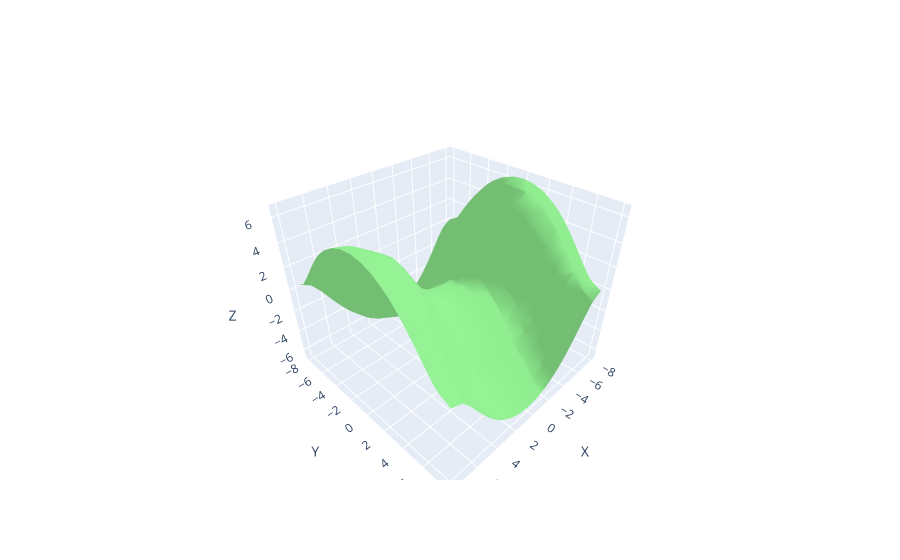

The notebook cell saved with this chart:
### Code cell
fig = new_fig()

# Ajouter la surface à la figure
fig.add_trace(go.Mesh3d(
    x=vertices[:, 0],
    y=vertices[:, 1],
    z=vertices[:, 2],
    i=faces[:, 0],
    j=faces[:, 1],
    k=faces[:, 2],
    color='lightgreen'
))

fig.show()

### Figure 1 — Plotly figure (JSON) as saved in the notebook; plotly's stock layout.template omitted (floating-point values rounded to 4 significant figures; data arrays with more than 128 entries replaced by an {"elided": "..."} marker saying what was removed)
{"data": [{"color": "lightgreen", "i": {"elided": "1424 int values"}, "j": {"elided": "1424 int values"}, "k": {"elided": "1424 int values"}, "type": "mesh3d", "x": {"elided": "771 float values"}, "y": {"elided": "771 float values"}, "z": {"elided": "771 float values"}}], "layout": {"scene": {"xaxis": {"title": {"text": "X"}}, "yaxis": {"title": {"text": "Y"}}, "zaxis": {"title": {"text": "Z"}}}, "showlegend": false}}
